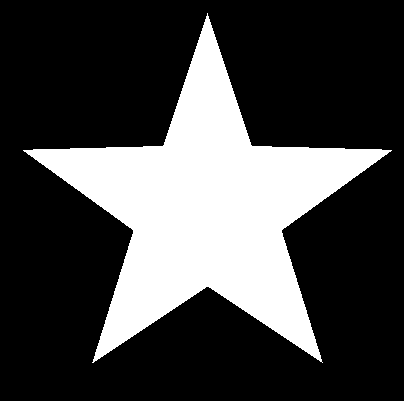
//> input picture ch2_snake_model/Snake_active_contour/build/testimage.png, 404 x 401 px
$ ./snake_model ../Snake_active_contour/build/testimage.png   (built with g++ and OpenCV 4)
//> lines starting //> are read from the running program, lines starting //| are printed output that depends on the picture; after the words box and inside, x2 and y2 are one past the last pixel; in counts of white or black regions, pixels touching at a corner belong together
//
// Created by kit on 20.10.20.
//

//
// Created by kit on 18.10.20.
//

#include <algorithm>
#include <chrono>
#include <iostream>
#include <math.h>
#include <opencv2/core/core.hpp>
#include <opencv2/highgui/highgui.hpp>
#include <opencv2/imgcodecs.hpp>
#include <opencv2/imgproc.hpp>
#include <opencv2/opencv.hpp>
#include <random>
#include <stdio.h>
#include <stdio.h> /* printf */
#include <string>
#include <vector>

using namespace std;
using namespace cv;

// [10 lines left out: function create_point_example, not called in this run]

Mat external_force_image(Mat img, const float w_line, const float w_edge,
                         const float w_term, const float sigma) {
    Mat Ix, Iy, Ixx, Iyy, Ixy;
    // Gaussian blur
    Mat image;
    GaussianBlur(img, image, Size(3, 3), 1, 1);
    image.convertTo(image, CV_32F);

    // calculate the image first derivative w.r.t. x, y as well as the second
    // derivative w.r.t xx,yy,xy
    Sobel(image, Ix, CV_32F, 1, 0, 3);  // Compute gradient of blurred edge map
    Sobel(image, Iy, CV_32F, 0, 1, 3);
    Sobel(Ix, Ixx, CV_32F, 1, 0, 3);  // Compute gradient of blurred edge map
    Sobel(Iy, Iyy, CV_32F, 0, 1, 3);
    Sobel(Ix, Ixy, CV_32F, 0, 1, 3);

    Mat e_line, e_edge, e_term, e_extern;
    GaussianBlur(image, e_line, Size(3, 3), 1, 1);
    // Calculate (Iyy.*Ix.*Ix - 2*Ixy.*Ix.*Iy + Ixx.*Iy.*Iy)./
    // ((1+Ix.*Ix+Iy.*Iy)**1.5) tmp1 = Iyy.*Ix.*Ix tmp2 = 2*Ixy.*Ix.*Iy tmp3 =
    // Ixx.*Iy.*Iy tmp4 = (1+Ix.*Ix+Iy.*Iy)
    Mat tmp1, tmp2, tmp3, tmp4, tmp5, tmp6;
    multiply(Ix, Ix, tmp1);
    multiply(Ix, Ix, tmp4);
    multiply(tmp1, Iyy, tmp1);
    multiply(Ix, Iy, tmp2);
    multiply(tmp2, -2 * Ixy, tmp2);
    multiply(Iy, Iy, tmp3);
    multiply(Iy, Iy, tmp5);
    multiply(tmp3, Ixx, tmp3);

    e_term = tmp1 + tmp2 + tmp3;

    // cout << one_matrix << endl;
    Mat tes = tmp5 + tmp4 + 1;
    // cout << tes << endl;

    pow(tmp5 + tmp4 + 1, 1.5, tmp6);

    divide(e_term, tmp6, e_term);

    sqrt((tmp5 + tmp4), e_edge);

    e_extern = w_line * e_line - w_edge * e_edge - w_term * e_term;
    // [13 lines of commented-out code are left out]
    return e_extern;
}

// [15 lines left out: function min_max, not called in this run]

Mat circshift(Mat input, int down_shift) {
    // circularly shifts the values in the array input by downshift elements.
    down_shift = ((down_shift % input.rows) + input.rows) % input.rows;
    Mat output = Mat::zeros(input.rows, input.cols, input.type());

    for (int i = 0; i < input.rows; i++) {
        int new_row = (i + down_shift) % input.rows;
        // cout << "new row" << newrow << endl;
        for (int j = 0; j < input.cols; j++) {
            int new_column = j % input.cols;
            output.at<int>(new_row, j) = input.at<int>(i, j);
        }
    }
    return output;
}

void contour_initialize_1(int center_x, int center_y, int radius,
                          Mat& contour_img,
                          vector<vector<Point>>& snake_coords) {
    Point center(center_x, center_y);
    circle(contour_img, center, radius, 255, 1, 8);

    findContours(contour_img, snake_coords, CV_RETR_EXTERNAL,
                 CV_CHAIN_APPROX_NONE);
}

void normalizeMat(Mat& fx, Mat& fy) {
    Mat mag(fx.size(), CV_32F);
    Mat prod_temp1, prod_temp2;

    // Magnitude Computation
    multiply(fx, fx, prod_temp1);
    multiply(fy, fy, prod_temp2);
    mag = prod_temp1 + prod_temp2;
    sqrt(mag, mag);

    fx = fx / mag;
    fy = fy / mag;
}

void drawOptFlowMap(Mat& fx, Mat& fy, Mat& cflowmap, int step,
                    double scaleFactor, Scalar& color) {
    for (int y = 0; y < cflowmap.rows; y += step)
        for (int x = 0; x < cflowmap.cols; x += step) {
            Point2f fxy;
            fxy.y = fy.at<float>(y, x);
            fxy.x = fx.at<float>(y, x);

            if (fxy.x != 0 || fxy.y != 0) {
                line(cflowmap, Point(x, y),
                     Point(cvRound(x + (fxy.x) * scaleFactor),
                           cvRound(y + (fxy.y) * scaleFactor)),
                     color);
            }
            circle(cflowmap, Point(x, y), 1, color, -1);
        }
}

void grad_vector_field(Mat& u, Mat& v, float mu, int ITER) {
    Mat sqrMag, u2, v2;
    Mat u0, v0;
    u.copyTo(u0);
    v.copyTo(v0);
    Mat u_term2, v_term2;
    Mat gradX, gradY;
    // square magnitude of force field
    multiply(u, u, u2);
    multiply(v, v, v2);
    sqrMag = u2 + v2;

    // cout << sqrMag << endl;
    int dt;
    dt = 1;

    // Solve the differential equation iteratively//
    // Diffusion function being implemented is from the paper Snakes, Shapes and
    // Gradient Vector FLow by Chenyang Xu and Jerry L Prince
    // u = u + mu * del2(u) -(u - fx) * (fx2 + fy2);
    // v = v + mu * del2(v) - (v - fy) * (fx2 + fy2);
    Mat img = imread(
        "/home/kit/CLionProjects/Snake_active_contour/build/testimage.png", 0);
    double sigma = 20;
    for (int i = 0; i < ITER; i++) {
        GaussianBlur(u, u, Size(3, 3), sigma, sigma);
        GaussianBlur(v, v, Size(3, 3), sigma, sigma);
        Laplacian(u, gradX, CV_32F, 1, BORDER_REFLECT);
        Laplacian(v, gradY, CV_32F, 1, BORDER_REFLECT);
        Mat u_term2, v_term2;
        multiply(sqrMag, (u - u0), u_term2);
        multiply(sqrMag, (v - v0), v_term2);
        u = u + dt * (mu * gradX - u_term2);
        v = v + dt * (mu * gradY - v_term2);
        // [17 lines of commented-out code are left out]
    }
    normalizeMat(u, v);
}

// [121 lines left out: function interp2d, not called in this run]

void snake_internal_force_matrix2d(double alpha, double beta, double gamma,
                                   Mat& internal_force_matrix, int num_points) {
    Mat b = (Mat_<double>(1, 5) << beta, -(alpha + 4 * beta),
             (2 * alpha + 6 * beta), -(alpha + 4 * beta), beta);
    Mat A = Mat::eye(num_points, num_points, CV_32F);

    internal_force_matrix = *b.ptr<double>(0, 0) * circshift(A, 2);
    internal_force_matrix += *b.ptr<double>(0, 1) * circshift(A, 1);
    internal_force_matrix += *b.ptr<double>(0, 2) * A;

    internal_force_matrix += *b.ptr<double>(0, 3) * circshift(A, -1);
    internal_force_matrix += *b.ptr<double>(0, 4) * circshift(A, -2);
    internal_force_matrix = internal_force_matrix + gamma * A;
    internal_force_matrix = internal_force_matrix.inv(DECOMP_CHOLESKY);
}

// [141 lines left out: functions deformSnake, get_contour_normal, sname_move_iteration, not called in this run]

int main(int argc, char* argv[]) {
    for (int i = 0; i < argc; ++i) cout << argv[i] << endl;

    // parameters
    int center_x = 150;
    int center_y = 170;
    int radius = 120;
    // calculate the gvf
    float mu = 0.2;
    int ITER = 50;
    // hyperparameter
    double alpha = 0.01;
    double beta = 0.01;
    double gamma = 1;

    // read the image
    Mat input_img = imread(argv[1], 0);
//> input_img: 401 rows x 404 cols, CV_8UC1; 27.2% white; 1 white region, box (x1, y1, x2, y2) and area: (23, 13, 392, 363) 44053

    // generate the contour, we initialize it as a circle using opencv function

    vector<vector<Point>> snake_coords;
    Mat contour_img = Mat::zeros(input_img.rows, input_img.cols, CV_8U);
    contour_initialize_1(center_x, center_y, radius, contour_img, snake_coords);
//> in contour_initialize_1, `circle(contour_img, center, radius, 255, 1, 8);`: contour_img: 401 rows x 404 cols, CV_8UC1; 0.42% white in thin lines or dots, all inside (x1, y1, x2, y2) = (30, 50, 271, 291)
    int num_points = snake_coords[0].size();
//> num_points = 676
    vector<Point> C = snake_coords[0];
    // [4 lines of commented-out code are left out]
    Mat e_ext;
    e_ext = external_force_image(input_img, 0.04, 2, 0.01, 10);
//> in external_force_image, `Sobel(Iy, Iyy, CV_32F, 0, 1, 3);`:
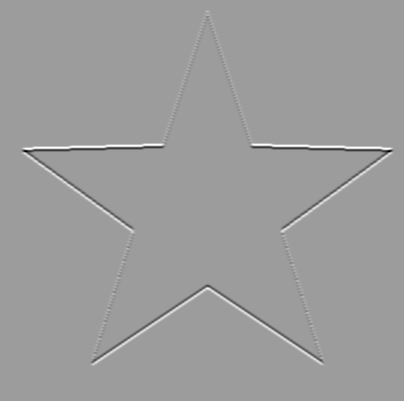
//> Iyy: 401 rows x 404 cols, CV_32FC1; min -4706, max 2960, mean 0; drawn with min black and max white
//> in external_force_image, `multiply(tmp1, Iyy, tmp1);`:
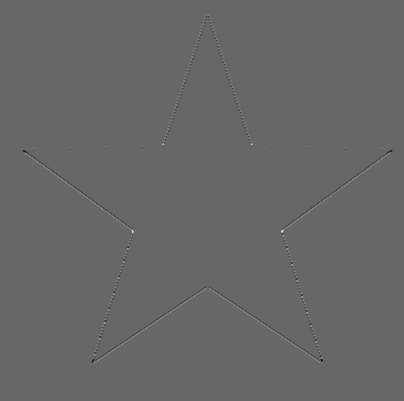
//> tmp1: 401 rows x 404 cols, CV_32FC1; min -773633856, max 1.14e+09, mean -861.9; drawn with min black and max white
//> in external_force_image, `multiply(tmp2, -2 * Ixy, tmp2);`:
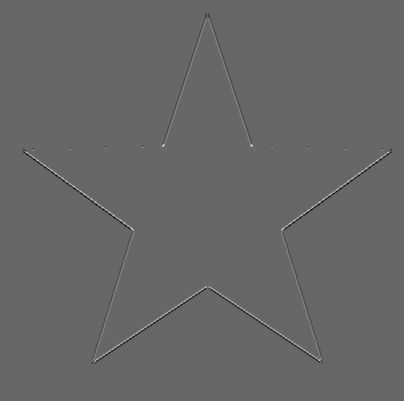
//> tmp2: 401 rows x 404 cols, CV_32FC1; min -535871264, max 783982208, mean 25590.1; drawn with min black and max white
//> in external_force_image, `multiply(tmp3, Ixx, tmp3);`:
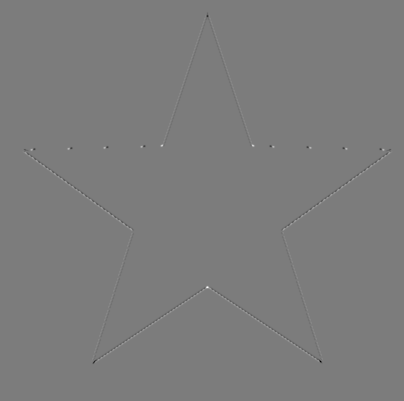
//> tmp3: 401 rows x 404 cols, CV_32FC1; min -1.08e+09, max 1.14e+09, mean -2197.7; drawn with min black and max white
//> in external_force_image, `divide(e_term, tmp6, e_term);`: e_term: 401 rows x 404 cols, CV_32FC1; min -63.14, max 32.16, mean 0
//> in external_force_image, `e_extern = w_line * e_line - w_edge * e_edge - w_term * e_term;`:
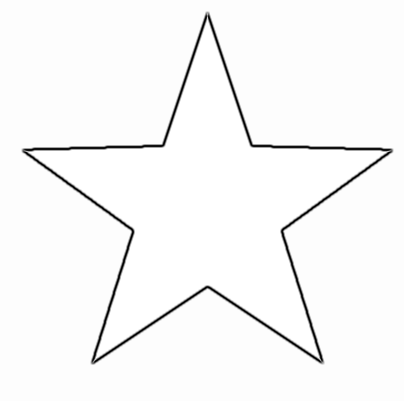
//> e_extern: 401 rows x 404 cols, CV_32FC1; min -1578.1, max 10.2, mean -31.91; drawn with min black and max white

    int sigma2 = 20;
    Mat image, fx, fy, fx_eq;

    GaussianBlur(input_img, image, Size(3, 3), sigma2, sigma2);
//> image: 401 rows x 404 cols, CV_8UC1
    Sobel(image, fx, CV_32F, 1, 0, 3);  // Compute gradient of blurred edge map
    Sobel(image, fy, CV_32F, 0, 1, 3);
    // [6 lines of commented-out code are left out]
    normalizeMat(fx, fy);
    // equalizeHist(fx,fx_eq);
    Mat ux, uy;  // gradient vector flow
    multiply(fx, -2 * sigma2 * sigma2, ux);
    multiply(fy, -2 * sigma2 * sigma2, uy);

    normalizeMat(ux, uy);
    // [9 lines of commented-out code are left out]
    grad_vector_field(ux, uy, mu, ITER);
//> after the loop in grad_vector_field, `for (int i = 0; i < ITER; i++)`: u: 401 rows x 404 cols, CV_32FC1; every value is NaN or infinite
    // [19 lines of commented-out code are left out]
    Mat dem_img, snake_move, tmp;
    input_img.convertTo(tmp, 0);
    cvtColor(tmp, dem_img, CV_GRAY2RGB);
//> dem_img is the input picture: 401 rows x 404 cols, CV_8UC3; 27.2% white; 1 white region, box (x1, y1, x2, y2) and area: (23, 13, 392, 363) 44053
    dem_img.copyTo(snake_move);
    Scalar color(0, 255, 0);
    drawOptFlowMap(uy, ux, dem_img, 8, 8, color);
//> after the loop in drawOptFlowMap, `for (int y = 0; y < cflowmap.rows; y += step)`:
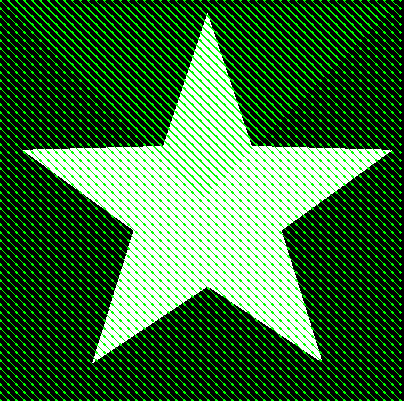
//> cflowmap: 401 rows x 404 cols, CV_8UC3; mean R, G, B 55.1, 108.5, 55.1
    namedWindow("Grad Field", 0);
    imshow("Grad Field", dem_img);
    waitKey(0);

    // calculate the internal force matrix
    Mat internal_force_matrix;
    snake_internal_force_matrix2d(alpha, beta, gamma, internal_force_matrix,
                                  num_points);
//> after the loop in circshift, `for (int i = 0; i < input.rows; i++)`:
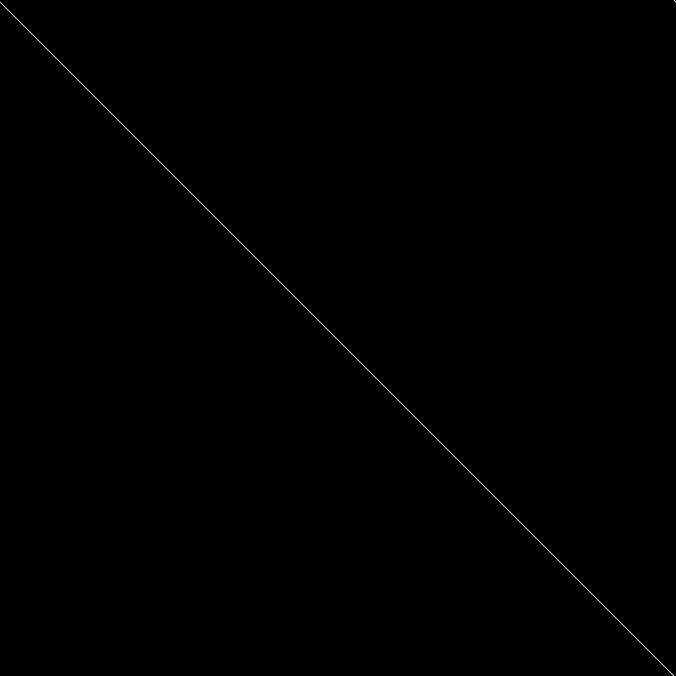
//> output: 676 rows x 676 cols, CV_32FC1; values 0 (black) and 1 (white), 0.15% white in thin lines or dots
    namedWindow("Internal force matrix", 0);
    imshow("Internal force matrix", internal_force_matrix);
    waitKey(0);

    // move the snake iteratively
    // TODO
    int max_iterations = 100;
    for (int i{0}; i < max_iterations; i++) {
//> (the run ends here: the program needs code that is not available in this run, at `sname_move_iteration(internal_force_matrix, C, ux, uy, 1, 10, 0.01);`)
